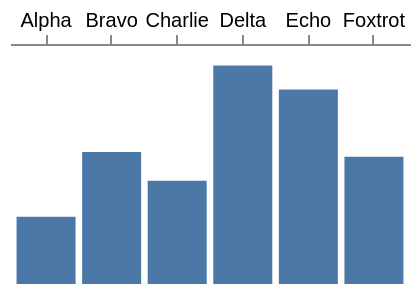

Specify this chart in Vega-Lite:
### Vega specification from a JSON file in a GitHub repository (floating-point values rounded to 4 significant figures)
{"width": 200, "height": 120, "padding": 5, "data": [{"name": "t", "values": [{"a": "Alpha", "b": 28, "c": "x", "d": 1}, {"a": "Bravo", "b": 55, "c": "y", "d": 2}, {"a": "Charlie", "b": 43, "c": "x", "d": 3}, {"a": "Delta", "b": 91, "c": "z", "d": 4}, {"a": "Echo", "b": 81, "c": "y", "d": 5}, {"a": "Foxtrot", "b": 53, "c": "z", "d": 6}]}], "scales": [{"name": "x", "type": "band", "domain": {"data": "t", "field": "a"}, "range": "width", "padding": 0.1}, {"name": "y", "type": "linear", "domain": {"data": "t", "field": "b"}, "range": "height", "nice": true}, {"name": "color", "type": "ordinal", "domain": {"data": "t", "field": "c"}, "range": {"scheme": "category10"}}, {"name": "ramp", "type": "linear", "domain": {"data": "t", "field": "d"}, "range": {"scheme": "blues"}}, {"name": "size", "type": "linear", "domain": {"data": "t", "field": "b"}, "range": [10, 200]}, {"name": "shape", "type": "ordinal", "domain": {"data": "t", "field": "c"}, "range": "symbol"}, {"name": "quant", "type": "quantize", "domain": [0, 100], "range": {"scheme": "greens", "count": 4}}], "marks": [{"type": "rect", "from": {"data": "t"}, "encode": {"enter": {"x": {"scale": "x", "field": "a"}, "width": {"scale": "x", "band": 1}, "y": {"scale": "y", "field": "b"}, "y2": {"scale": "y", "value": 0}}}}], "axes": [{"orient": "top", "scale": "x"}]}
